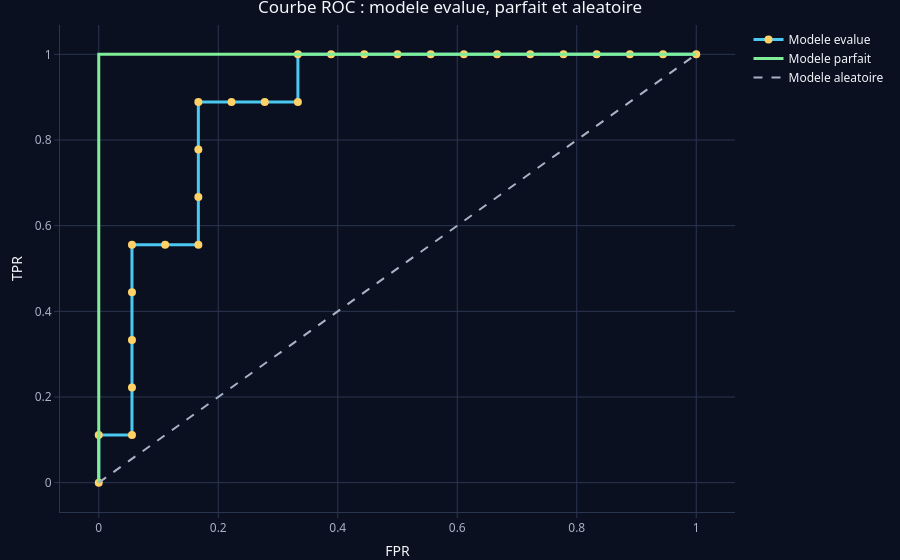

Notebook code for this chart:
### Markdown cell above
**2.4** On ajoute :
- le **modele parfait** : il classe tous les positifs avant tous les negatifs $\rightarrow$ la courbe monte a
  $(0,1)$ puis va a $(1,1)$ ;
- le **modele aleatoire** : la **diagonale** $y = x$ (AUC $= 0.5$).

### Code cell
auc_td <- as.numeric(roc(donnees$Y, donnees$Score, quiet = TRUE)$auc)
plot_ly() %>%
  add_trace(x = fpr, y = tpr, type = "scatter", mode = "lines+markers",
            line = list(shape = "hv", width = 3, color = pick_color(0)),
            marker = list(size = 8, color = pick_color(2)), name = "Modele evalue") %>%
  add_trace(x = c(0, 0, 1), y = c(0, 1, 1), type = "scatter", mode = "lines",
            line = list(width = 3, color = pick_color(3)), name = "Modele parfait") %>%
  add_trace(x = c(0, 1), y = c(0, 1), type = "scatter", mode = "lines",
            line = list(color = MUTED, dash = "dash"), name = "Modele aleatoire") %>%
  layout(title = "Courbe ROC : modele evalue, parfait et aleatoire",
         xaxis = list(title = "FPR"), yaxis = list(title = "TPR")) %>%
  apply_dark_theme()

cat("AUC du modele evalue :", round(auc_td, 3), "\n")

### Figure 1 — Plotly figure (JSON) as saved in the notebook; plotly's stock layout.template omitted (floating-point values rounded to 4 significant figures)
{"data": [{"error_x": {"color": "rgba(76,201,240,1)"}, "error_y": {"color": "rgba(76,201,240,1)"}, "line": {"color": "#4cc9f0", "shape": "hv", "width": 3}, "marker": {"color": "#ffd166", "line": {"color": "rgba(76,201,240,1)"}, "size": 8}, "mode": "lines+markers", "name": "Modele evalue", "type": "scatter", "x": [0, 0, 0.0556, 0.0556, 0.0556, 0.0556, 0.0556, 0.1111, 0.1667, 0.1667, 0.1667, 0.1667, 0.2222, 0.2778, 0.3333, 0.3333, 0.3889, 0.4444, 0.5, 0.5556, 0.6111, 0.6667, 0.7222, 0.7778, 0.8333, 0.8889, 0.9444, 1], "xaxis": "x", "y": [0, 0.1111, 0.1111, 0.2222, 0.3333, 0.4444, 0.5556, 0.5556, 0.5556, 0.6667, 0.7778, 0.8889, 0.8889, 0.8889, 0.8889, 1, 1, 1, 1, 1, 1, 1, 1, 1, 1, 1, 1, 1], "yaxis": "y"}, {"error_x": {"color": "rgba(255,107,107,1)"}, "error_y": {"color": "rgba(255,107,107,1)"}, "line": {"color": "#80ed99", "width": 3}, "marker": {"color": "rgba(255,107,107,1)", "line": {"color": "rgba(255,107,107,1)"}}, "mode": "lines", "name": "Modele parfait", "type": "scatter", "x": [0, 0, 1], "xaxis": "x", "y": [0, 1, 1], "yaxis": "y"}, {"error_x": {"color": "rgba(255,209,102,1)"}, "error_y": {"color": "rgba(255,209,102,1)"}, "line": {"color": "#a8b3c7", "dash": "dash"}, "marker": {"color": "rgba(255,209,102,1)", "line": {"color": "rgba(255,209,102,1)"}}, "mode": "lines", "name": "Modele aleatoire", "type": "scatter", "x": [0, 1], "xaxis": "x", "y": [0, 1], "yaxis": "y"}], "layout": {"colorway": ["#4cc9f0", "#ff6b6b", "#ffd166", "#80ed99", "#c77dff", "#f4a261", "#90e0ef", "#e9c46a"], "font": {"color": "#f3f6fb", "family": "Segoe UI, Arial"}, "hoverlabel": {"bgcolor": "#121a2b", "font": {"color": "#f3f6fb"}}, "hovermode": "closest", "legend": {"bgcolor": "rgba(0,0,0,0)", "font": {"color": "#f3f6fb"}}, "margin": {"b": 40, "l": 60, "r": 10, "t": 25}, "paper_bgcolor": "#0b1020", "plot_bgcolor": "#0b1020", "showlegend": true, "title": "Courbe ROC : modele evalue, parfait et aleatoire", "xaxis": {"automargin": true, "domain": [0, 1], "gridcolor": "#2a3550", "linecolor": "#2a3550", "tickcolor": "#2a3550", "tickfont": {"color": "#a8b3c7"}, "title": "FPR", "zerolinecolor": "#2a3550"}, "yaxis": {"automargin": true, "domain": [0, 1], "gridcolor": "#2a3550", "linecolor": "#2a3550", "tickcolor": "#2a3550", "tickfont": {"color": "#a8b3c7"}, "title": "TPR", "zerolinecolor": "#2a3550"}}}
